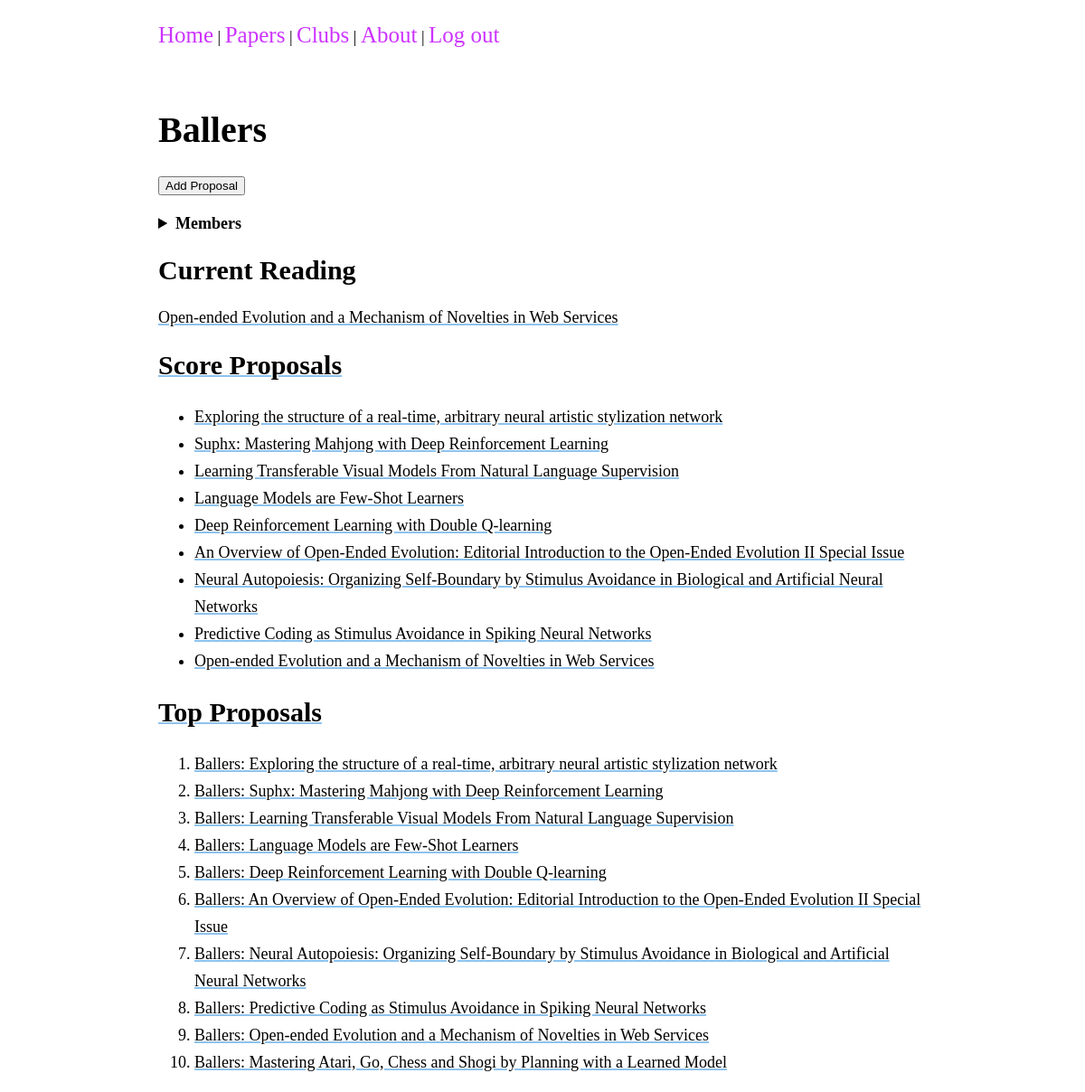
The page /clubs/Ballers/ (signed in) on the database its author committed.
### clubs/models.py (models this page shows, shortened)
class Club(models.Model):
    name = models.CharField(max_length=50, unique=True)
    members = models.ManyToManyField(User, through='ClubMember')
    reading = models.ForeignKey(Paper, null=True, blank=True, on_delete=models.SET_NULL)
    def get_club_ctx(self, user):
        ctx = {'club': self,
               'election': self.election,
               'unscored_proposals': user.profile.unscored_proposals.get(self.name),
               'top_proposals': self.top_proposals,
               }
        if self.election:
            ctx['voted'] =  True if Vote.objects.filter(user=user, election=self.election).exists() else False
            ctx['candidates'] = dict(zip(string.ascii_uppercase,
                                         [c for c in self.election.candidates.all()]))
            ctx['vote_form'] = VoteForm(election=self.election)
        return ctx
    @property
    def election(self):
        election = Election.objects.filter(club=self, end_date__gte=timezone.now()).first()
        if election.is_over:
            return None
        return election  # Can also return None
    @property
    def proposals(self):
        return Proposal.objects.filter(club=self)
    @property
    def top_proposals(self):
        num = 10
        return self.proposals.order_by('total_score')[:num]
    def __str__(self):
        return self.name

class Proposal(models.Model):
    user = models.ForeignKey(User, null=True, on_delete=models.SET_NULL)
    paper = models.ForeignKey(Paper, on_delete=models.CASCADE)
    club = models.ForeignKey(Club, on_delete=models.CASCADE)
    submission_date = models.DateTimeField(auto_now_add=True)
    msg = models.CharField(max_length=300, null=True)
    total_score = models.IntegerField(default=0)
    def __str__(self):
        return f'{self.club}: {self.paper}'

### papers/models.py (models this page shows)
class Paper(models.Model):
    url = models.URLField(max_length=50)
    pdf_url = models.URLField(max_length=50)
    arxiv_id = models.CharField(max_length=20)
    title = models.CharField(max_length=500)
    authors = models.ManyToManyField('Author', through='AuthorPaper')
    abstract = models.CharField(max_length=1000)
    key_words = models.ManyToManyField('KeyWord', through='KeyWordPaper')
    published = models.DateField()
    def __str__(self):
        return self.title

### clubs/views.py (the view, shortened to what this page needs)
# urls.py: path('<str:club_name>/', views.ClubDetailView.as_view(), name='club-detail'),
class ClubDetailView(View):
    template_name = 'clubs/club-detail.html'
    def get_object(self):
        return get_object_or_404(Club, name=self.kwargs['club_name'])
    def get_context_data(self, **kwargs):
        club = self.get_object()
        ctx = club.get_club_ctx(self.request.user)
        return ctx
    def get(self, request, *args, **kwargs):
        return render(request, self.template_name, self.get_context_data())

### clubs/models.py (called while the page is built)
    @property
    def is_over(self):
        if not timezone.now() > self.end_date and not self.winner:
            return False
        return True

### profiles/models.py (called while the page is built)
    @property
    def clubs(self):
        return Club.objects.filter(clubmember__member=self.user)

    @property
    def unscored_proposals(self):
        res = {}
        scored_proposals = Proposal.objects.filter(score__user=self.user)
        for club in self.clubs:
            res[club.name] = club.proposals.difference(scored_proposals)
        return res

### clubs/templates/clubs/club-detail.html (shortened to what this page needs)
{% extends 'base.html' %}
{% block content %}
<h1>{{ club.name }}</h1>
<button type="submit" id="add-proposal-btn" onclick="location.href='{% url 'clubs:add-proposal' club.name %}'">Add Proposal</button>
<br>
<br>
<details>
  <summary><b>Members</b></summary>
</details>
{% if club.reading %}
<h2>Current Reading</h2>
<p><a href="{% url 'papers:paper-detail' club.reading.id %}">{{ club.reading }}</p>
{% endif %}
{% if unscored_proposals %}
{% include 'clubs/score.html' %}
{% endif %}
{% include 'clubs/proposals.html' %}
{% endblock content %}

### clubs/templates/clubs/score.html
<h2>Score Proposals</h2>
<ul>
{% for proposal in unscored_proposals %}
<li>{{ proposal.paper }}</li>
{% endfor %}
</ul>

### clubs/templates/clubs/proposals.html
<h2>Top Proposals</h2>
<ol>
{% for proposal in top_proposals %}
<li><a href="{% url 'papers:paper-detail' proposal.id %}">{{ proposal }}</a></li>
{% endfor %}
</ol>

### static/styles.css (style rules this page uses)
:root { font-size: 62.5%; --c-cream: #FFFDD0; --c-lightgrey: #CCCCFF; --c-lightgreen: #DCFAE1; --c-green: #91F7A4; --c-grey: #CCCCCC; --c-purple: #CC33FF; --c-lightblue: #8dc2ee; --bg-color: skyblue; --c-link: var(--c-lightblue); --c-navBar-a: var(--c-purple); --c-main-text: black; }
body { font-size: 1.8rem; }
h1 { font-size: 4rem; }
h2 { font-size: 3rem; }
a { color: var(--main-text); text-decoration: underline var(--c-link) 2px; }
li { line-height: 3rem; }

### rows shown on the page
Club: name "Ballers", reading "Open-ended Evolution and a Mechanism of Novelties in Web Services"
Proposal: paper "Exploring the structure of a real-time, arbitrary neural artistic stylization network", club+paper "Ballers: Exploring the structure of a real-time, arbitrary neural artistic stylization network"
Proposal: paper "Suphx: Mastering Mahjong with Deep Reinforcement Learning", club+paper "Ballers: Suphx: Mastering Mahjong with Deep Reinforcement Learning"
Proposal: paper "Learning Transferable Visual Models From Natural Language Supervision", club+paper "Ballers: Learning Transferable Visual Models From Natural Language Supervision"
Proposal: paper "Language Models are Few-Shot Learners", club+paper "Ballers: Language Models are Few-Shot Learners"
Proposal: paper "Deep Reinforcement Learning with Double Q-learning", club+paper "Ballers: Deep Reinforcement Learning with Double Q-learning"
Proposal: paper "An Overview of Open-Ended Evolution: Editorial Introduction to the Open-Ended Evolution II Special Issue", club+paper "Ballers: An Overview of Open-Ended Evolution: Editorial Introduction to the Open-Ended Evolution II Special Issue"
Proposal: paper "Neural Autopoiesis: Organizing Self-Boundary by Stimulus Avoidance in Biological and Artificial Neural Networks", club+paper "Ballers: Neural Autopoiesis: Organizing Self-Boundary by Stimulus Avoidance in Biological and Artificial Neural Networks"
Proposal: paper "Predictive Coding as Stimulus Avoidance in Spiking Neural Networks", club+paper "Ballers: Predictive Coding as Stimulus Avoidance in Spiking Neural Networks"
Proposal: paper "Open-ended Evolution and a Mechanism of Novelties in Web Services", club+paper "Ballers: Open-ended Evolution and a Mechanism of Novelties in Web Services"
Proposal: club+paper "Ballers: Mastering Atari, Go, Chess and Shogi by Planning with a Learned Model"
